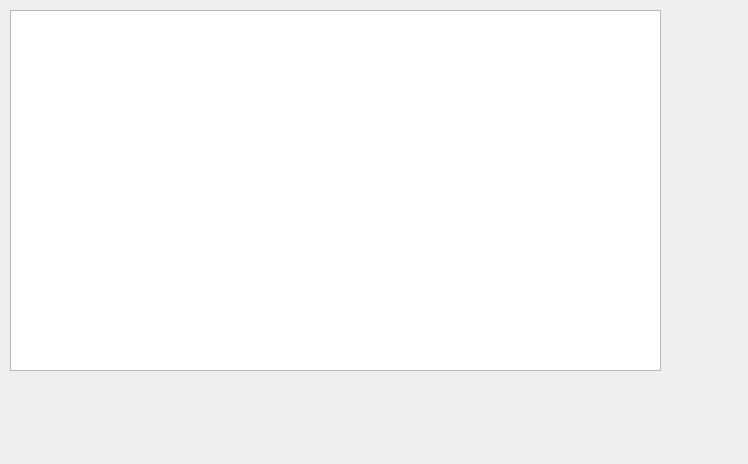
<?xml version="1.0" encoding="UTF-8"?>
<ui version="4.0">
 <class>Widget</class>
 <widget class="QWidget" name="Widget">
  <property name="geometry">
   <rect>
    <x>0</x>
    <y>0</y>
    <width>748</width>
    <height>464</height>
   </rect>
  </property>
  <property name="windowTitle">
   <string>Widget</string>
  </property>
  <widget class="QTableView" name="tableView">
   <property name="geometry">
    <rect>
     <x>10</x>
     <y>10</y>
     <width>651</width>
     <height>361</height>
    </rect>
   </property>
  </widget>
 </widget>
 <layoutdefault spacing="6" margin="11"/>
 <resources/>
 <connections/>
</ui>
